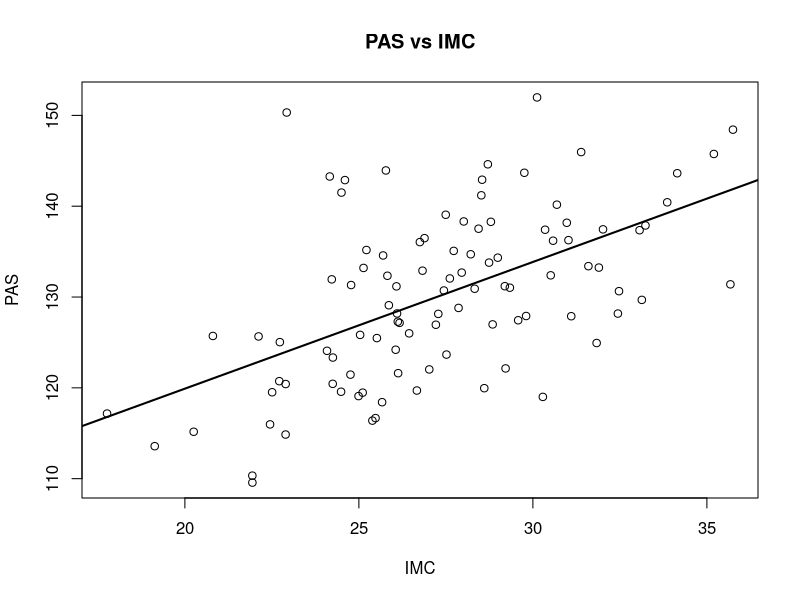
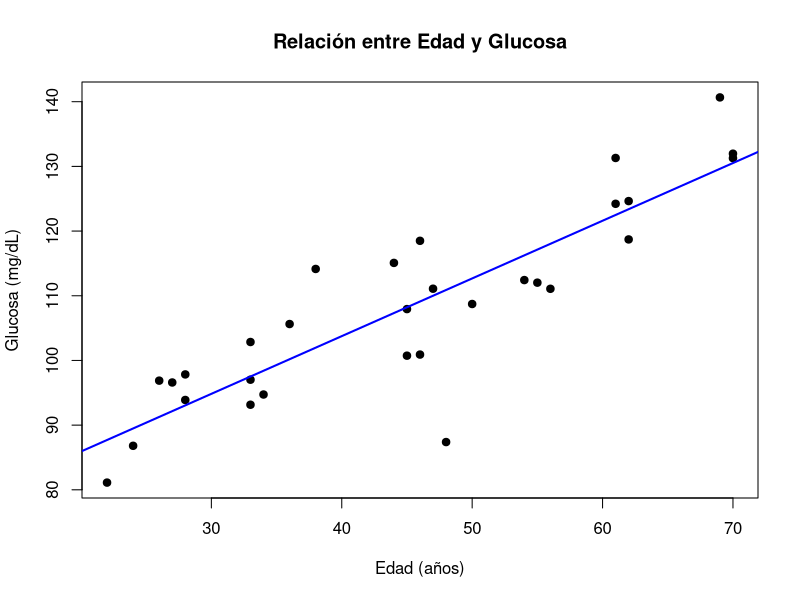
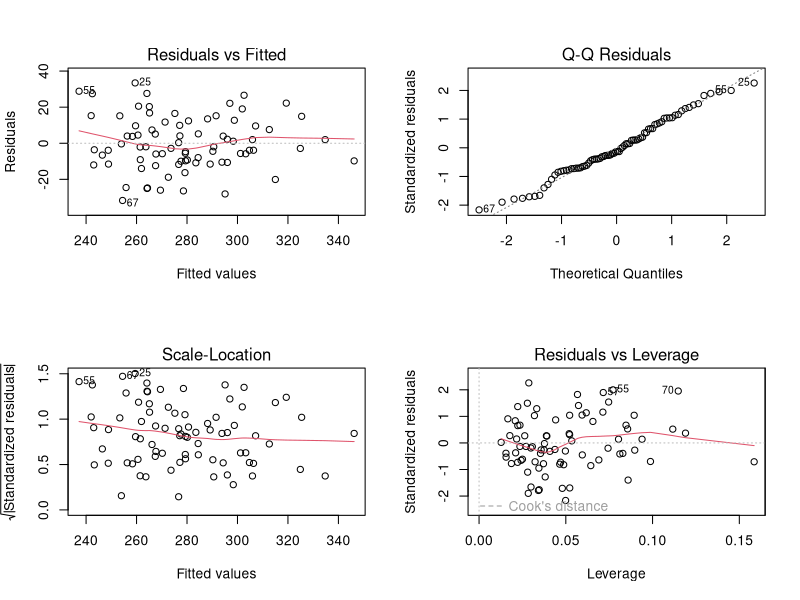

Write R code to recreate these figures, in order.
## ---- chunk 1
#CARGA DE DATOS(creamos dataset simulado)
set.seed(123)
n <- 100
IMC <- rnorm(n, 27, 4)
PAS <- 90 + 1.5*IMC + rnorm(n, 0, 8)
datos <- data.frame(IMC, PAS)
head(datos)
## ---- chunk 2
#AJUSTAR MODELO Y RESUMEN
modelo_uni <- lm(PAS ~ IMC, data = datos)
summary(modelo_uni)
## ---- chunk 3
#REALIZAR GRÁFICO
plot(datos$IMC, datos$PAS, main="PAS vs IMC", xlab="IMC", ylab="PAS")
abline(modelo_uni, lwd=2)
## ---- chunk 4
#CARGA DE DATOS(creamos dataset simulado)
set.seed(123)
Edad <- sample(20:70, 30, replace=TRUE)
Glucosa <- 70 + 0.9*Edad + rnorm(30, 0, 8)
datos <- data.frame(Edad, Glucosa)
## ---- chunk 5
#REALIZAR GRÁFICO
plot(Edad, Glucosa,
     main = "Relación entre Edad y Glucosa",
     xlab = "Edad (años)",
     ylab = "Glucosa (mg/dL)",
     pch = 19)
abline(lm(Glucosa ~ Edad), col="blue", lwd=2)
## ---- chunk 6
#CARGA DE DATOS(creamos dataset simulado)
set.seed(123)
n <- 80
IMC <- rnorm(n, 27, 4)
Edad <- rnorm(n, 45, 10)
Grasas <- rnorm(n, 60, 15)
Colesterol <- 95 + 2.1*IMC + 0.85*Edad + 1.45*Grasas + rnorm(n, 0, 15)
datos <- data.frame(IMC, Edad, Grasas, Colesterol)
head(datos)
## ---- chunk 7
#AJUSTAR MODELO MULTIPLE
modelo <- lm(Colesterol ~ IMC + Edad + Grasas, data = datos)
summary(modelo)
## ---- chunk 8
#RESUMEN
summary(modelo)$coefficients
## ---- chunk 9
#VERIFICAR SUPUESTOS DEL MODELO
par(mfrow=c(2,2))
plot(modelo)
